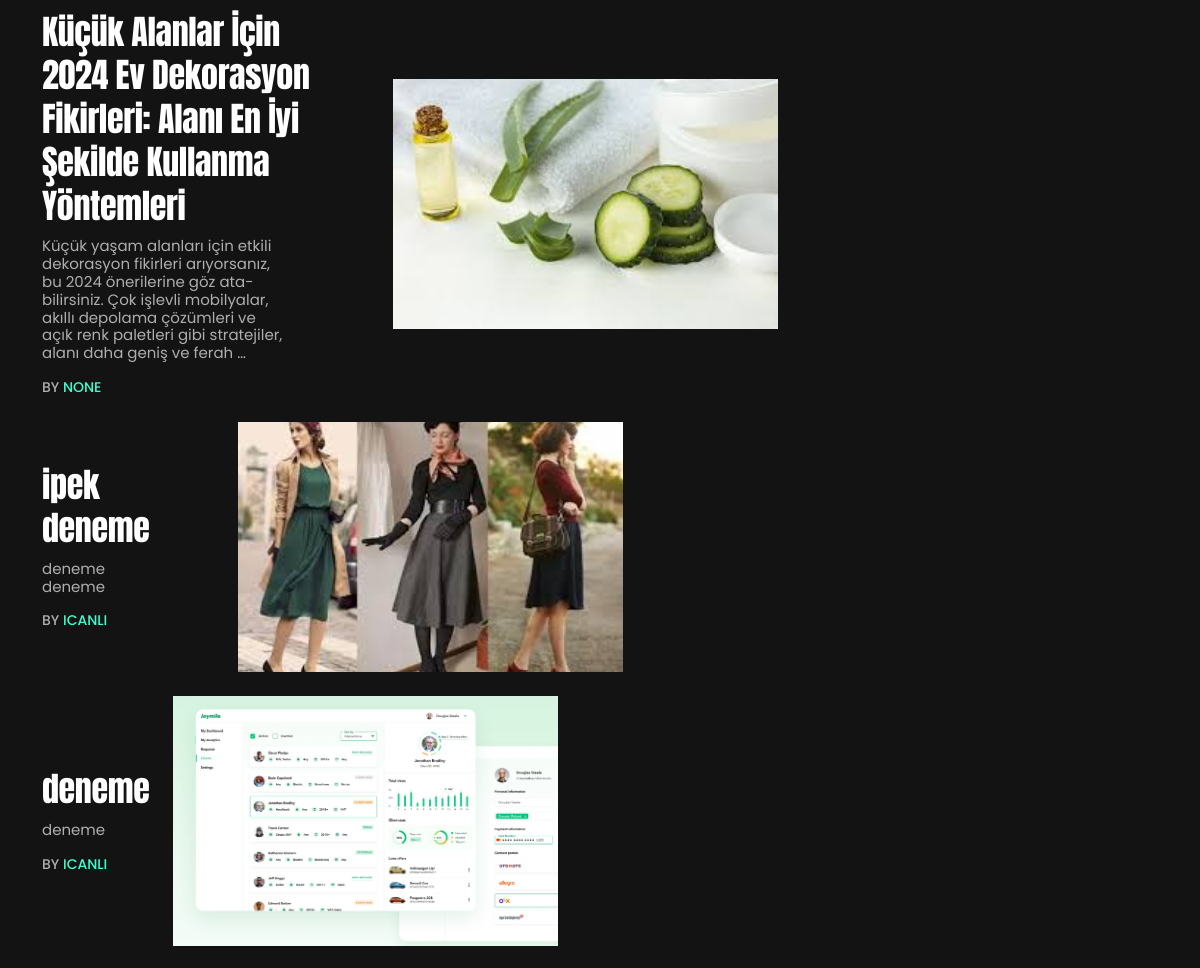
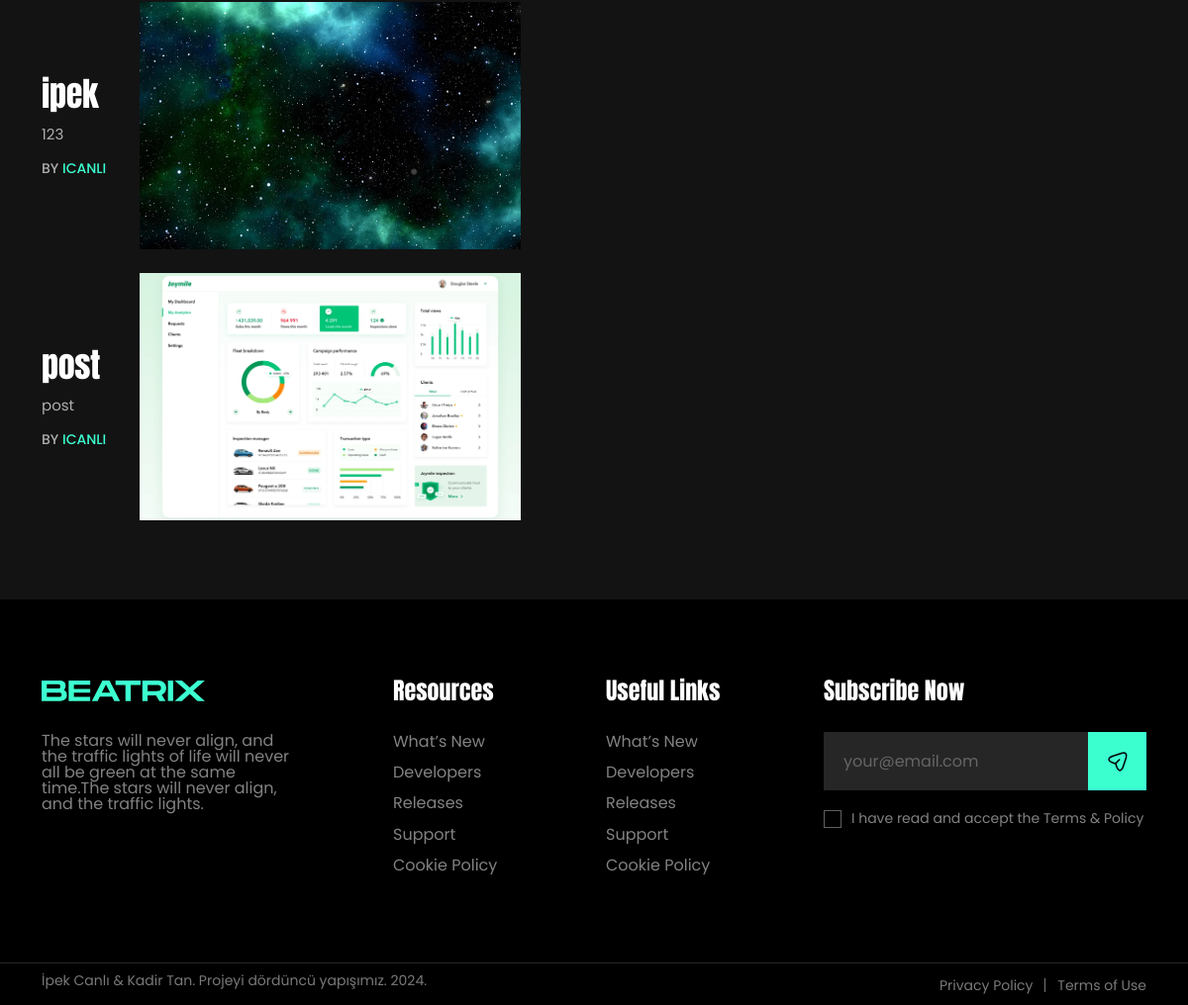
/lifestyle/ (lower part), run on an earlier commit of the app's database (2 pictures, top to bottom).
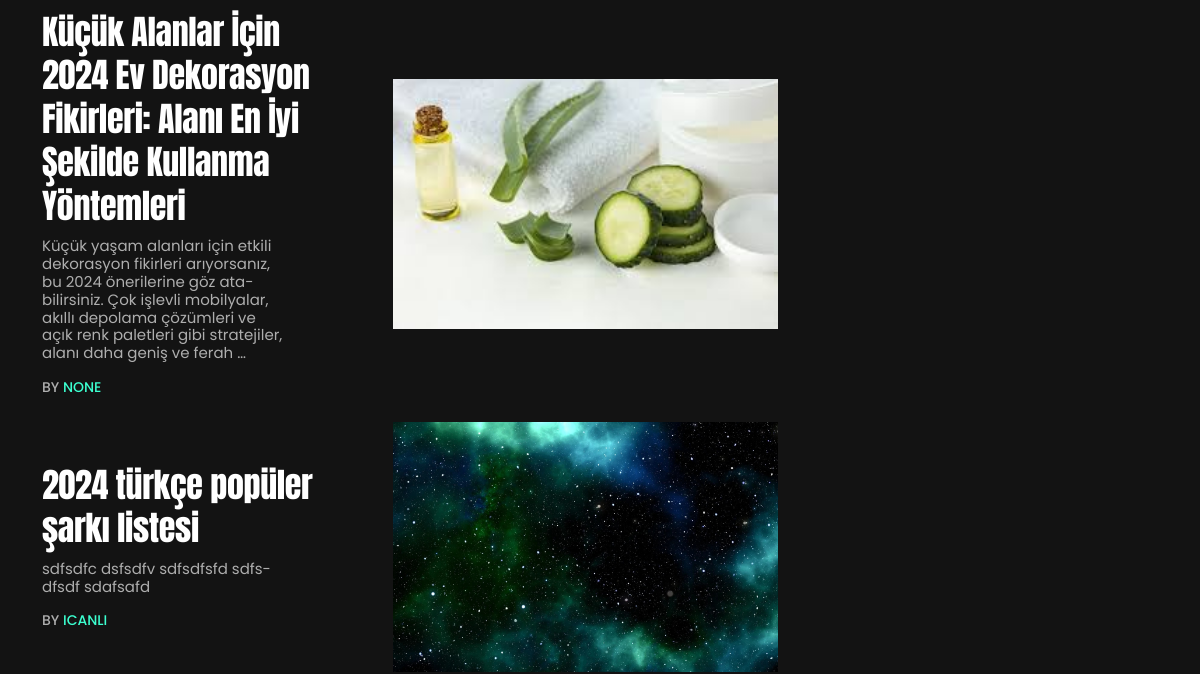
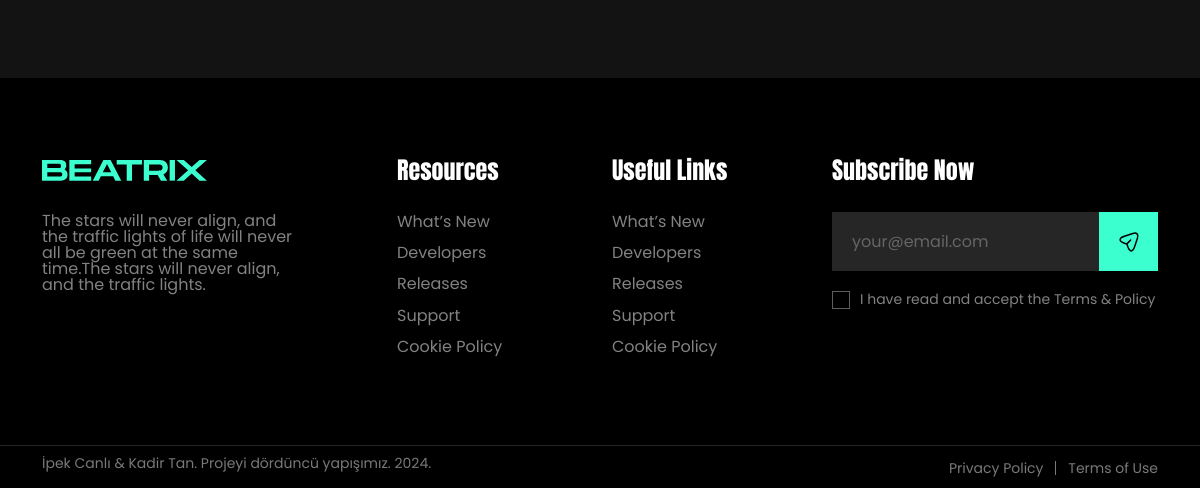
And on a later commit of the database (2 pictures, top to bottom).
### Writer/models.py (models this page shows, shortened)
class Post(models.Model):
    title = models.CharField(max_length=200)
    user = models.ForeignKey(User, on_delete=models.CASCADE, null=True, blank=True)
    writer = models.ForeignKey('Writer', verbose_name="Yazar", on_delete=models.CASCADE, related_name='posts', null=True, blank=True)
    category = models.ForeignKey(Category, on_delete=models.CASCADE, null=True, blank=True)
    content = RichTextField()
    is_published = models.BooleanField(default=False)
    live_date = models.DateTimeField(default=timezone.now)
    created_date = models.DateTimeField(auto_now_add=True)
    updated_date = models.DateTimeField(auto_now=True)
    image = models.ImageField(upload_to='images/', null=True, blank=True)
    is_delete = models.BooleanField(verbose_name=('Silindi?'), default=False)
    delete_date = models.DateTimeField(verbose_name=('Silinme Tarihi'), blank=True, null=True)
    view_count = models.PositiveIntegerField(default=0)

### Main/views.py (the view)
# urls.py: path('lifestyle/', lifestyle, name='lifestyle'),
def lifestyle(request):
    lifestyle_posts = Post.objects.filter(category__name='Lifestyle')
    return render(request, 'Main/lifestyle.html', {'lifestyles': lifestyle_posts})

### Main/templates/Main/lifestyle.html (shortened to what this page needs)
{% extends 'Main/base.html' %}
{% load static %}
{% block content %}
  <div class="theme-blog-page-area mb-80">
    <div class="container">
      <div class="row">
        <div class="col-lg-8">
          <div class="row">
            <div class="col-lg-12">
              {% for lifestyle in lifestyles %}
                <article class="post-block-style-wrapper post-block-template-four">
                  <div class="post-block-style-inner post-block-list-style-inner">
                    <div class="post-block-content-wrap">
                      <div class="post-item-title">
                        <h2 class="post-title"><a href="{% url 'post-detail' 'lifesytle' lifestyle.id %}">{{ lifestyle.title }}</a></h2>
                      </div>
                      <div class="post-excerpt-box">
                        <p>{{ lifestyle.content|safe|truncatewords:30 }}</p>
                      </div>
                      <div class="post-bottom-meta-list">
                        <div class="post-meta-author-box">
                          By <a href="javascript:void(0)">{{ lifestyle.user }}</a>
                        </div>
                      </div>
                    </div>
                    {% if lifestyle.image %}
                      <div class="post-block-media-wrap">
                        <a href="{% url 'post-detail' 'lifestyle' lifestyle.id %}"><img src="{{ lifestyle.image.url }}" alt="{{ lifestyle.title }}" /></a>
                      </div>
                    {% endif %}
                  </div>
                </article>
              {% endfor %}
            </div>
          </div>
        </div>
        <div class="col-lg-4"></div>
      </div>
    </div>
  </div>
{% endblock %}

What changed in the data, as far as the page shows it:
removed Post: title "ipek deneme", content "deneme deneme", user "ICANLI", image (picture)
removed Post: title "deneme", content "deneme", user "ICANLI", image (picture)
removed Post: title "ipek", content "123", user "ICANLI", image (picture)
removed Post: title "post", content "post", user "ICANLI", image (picture)
added Post: title "2024 türkçe popüler şarkı listesi", content "sdfsdfc dsfsdfv sdfsdfsfd sdfsdfsdf sdafsafd", user "ICANLI", image (picture)
